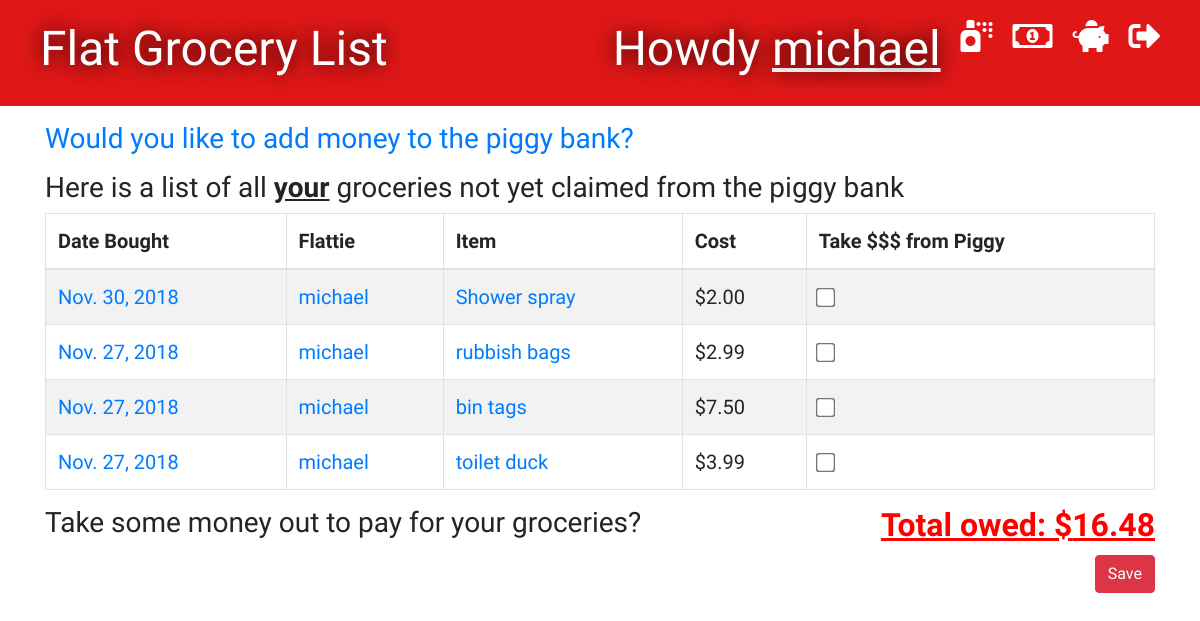
The page /groceries/piggy/ (signed in) on the database its author committed.
### groceries/models.py (models this page shows, shortened)
class Grocery(models.Model):
    person = models.ForeignKey('auth.User', on_delete=models.CASCADE)
    item = models.CharField(max_length=100)
    cost = models.DecimalField(max_digits=8, decimal_places=2)
    bought_date = models.DateField(default=timezone.now)
    paid_date = models.DateField(blank=True, null=True)

### groceries/views.py (the view)
# urls.py: path('groceries/piggy/', views.piggy_page, name='piggy_page'),
@ login_required
def piggy_page(request):
    groceries = Grocery.objects.filter(person=request.user).filter(paid_date__isnull=True).order_by('-bought_date')
    total = 0
    for grocery in groceries:
        total += grocery.cost
    stuff_for_front_end = {'groceries': groceries, 'total': total}
    return render(request, 'groceries/piggy_page.html', stuff_for_front_end)

### groceries/templates/groceries/piggy_page.html (shortened to what this page needs)
{% extends 'groceries/base.html' %}
{% block content %}
    <div>
        <a href="{% url 'piggy_top_up' %}"><h3>Would you like to add money to the piggy bank?</h3></a>
    </div>
    <h3>Here is a list of all <strong><u>your</u></strong> groceries not yet claimed from the piggy bank</h3>
    <table id="tablePreview" class="table table-striped table-hover table-bordered">
        <thead>
        <tr>
            <th>Date Bought</th>
            <th>Flattie</th>
            <th>Item</th>
            <th>Cost</th>
            <th>Take $$$ from Piggy</th>
        </tr>
        </thead>
        <tbody>
            {% for grocery in groceries %}
                <tr>
                    <td><a href="{% url 'bought_date_list' bought_date=grocery.bought_date %}">{{ grocery.bought_date }}</a></td>
                    <td><a href="{% url 'purchaser_list' person_id=grocery.person_id %}">{{ grocery.person }}</a></td>
                    <td><a href="{% url 'edit_item' pk=grocery.pk %}">{{ grocery.item }}</a></td>
                    <td>${{ grocery.cost }}</td>
                    <td class="action-checkbox"><input type="checkbox" id="check_paid" value="grocery.pk"></td>
                </tr>
            {% endfor %}
        </tbody>
    </table>
    <div>
        <h2 style="float:right"><u>Total owed: ${{ total }}</u></h2>
    </div>
    <div>
        <h3>Take some money out to pay for your groceries?</h3>
        <button type="submit" class="btn btn-danger" style="float:right">Save</button>
    </div>
{% endblock %}

### groceries/templates/groceries/base.html (shortened to what this page needs)
{% load staticfiles %}
<!DOCTYPE html>
<html lang="en">
<head>
    <link rel="stylesheet" href="https://stackpath.bootstrapcdn.com/bootstrap/4.1.3/css/bootstrap.min.css">
    <link rel="stylesheet" href="{% static 'css/groceries.css' %}">
    <link rel="stylesheet" href="https://use.fontawesome.com/releases/v5.5.0/css/all.css"
>
</head>
<body>
<div class="page-header">
    {% if user.is_authenticated %}
        <a href="{% url 'logout' %}" class="top-menu"><i class="fas fa-sign-out-alt fa-2x"></i></a>
        <a href="{% url 'piggy_top_up_list' %}" class="top-menu"><i class="fas fa-piggy-bank fa-2x"></i></a>
        <a href="{% url 'piggy_page' %}" class="top-menu"><i class="far fa-money-bill-alt fa-2x"></i></a>
        <a href="{% url 'groceries_new' %}" class="top-menu"><i class="fas fa-spray-can fa-2x"></i></a>
        <h1 class="top-menu">Howdy <a href="{% url 'user_purchaser_list' %}"><u>{{ user.username }}</u></a></h1>
    {% endif %}
    <h1><a href="{% url 'grocery_list' %}">Flat Grocery List</a></h1>
</div>
<div class="'content container">
    <div class="'row">
        <div class="'col-md-8">
            {% block content %}
            {% endblock %}
        </div>
    </div>
</div>
</body>
</html>

### groceries/static/css/groceries.css (style rules this page uses)
.page-header { background-color: #DF1717; margin-top: 0; padding: 20px 20px 20px 40px; }
.page-header h1, .page-header h1 a { color: #ffffff; text-shadow: 0 0 20px black; font-size: 36pt; text-decoration: none; }
.table { font-family: 'Indie Flower', cursive; font-size: 15pt; }
h1, h2, h3, h4 { font-family: 'Indie Flower', cursive; }
h2 { color: red; font-weight: 700; }
.top-menu, .top-menu:hover { color: #ffffff; float: right; margin-right: 20px; }
button { font-family: 'Indie Flower', cursive; }
input[type=checkbox] { transform: scale(1.5); }

### rows shown on the page
Grocery: bought_date "Nov. 30, 2018", person "michael", item "Shower spray", cost "2.00"
Grocery: bought_date "Nov. 27, 2018", person "michael", item "rubbish bags", cost "2.99"
Grocery: bought_date "Nov. 27, 2018", person "michael", item "bin tags", cost "7.50"
Grocery: bought_date "Nov. 27, 2018", person "michael", item "toilet duck", cost "3.99"

### other values the page prints
{{ user.username }} "michael"
{{ total }} "16.48"
